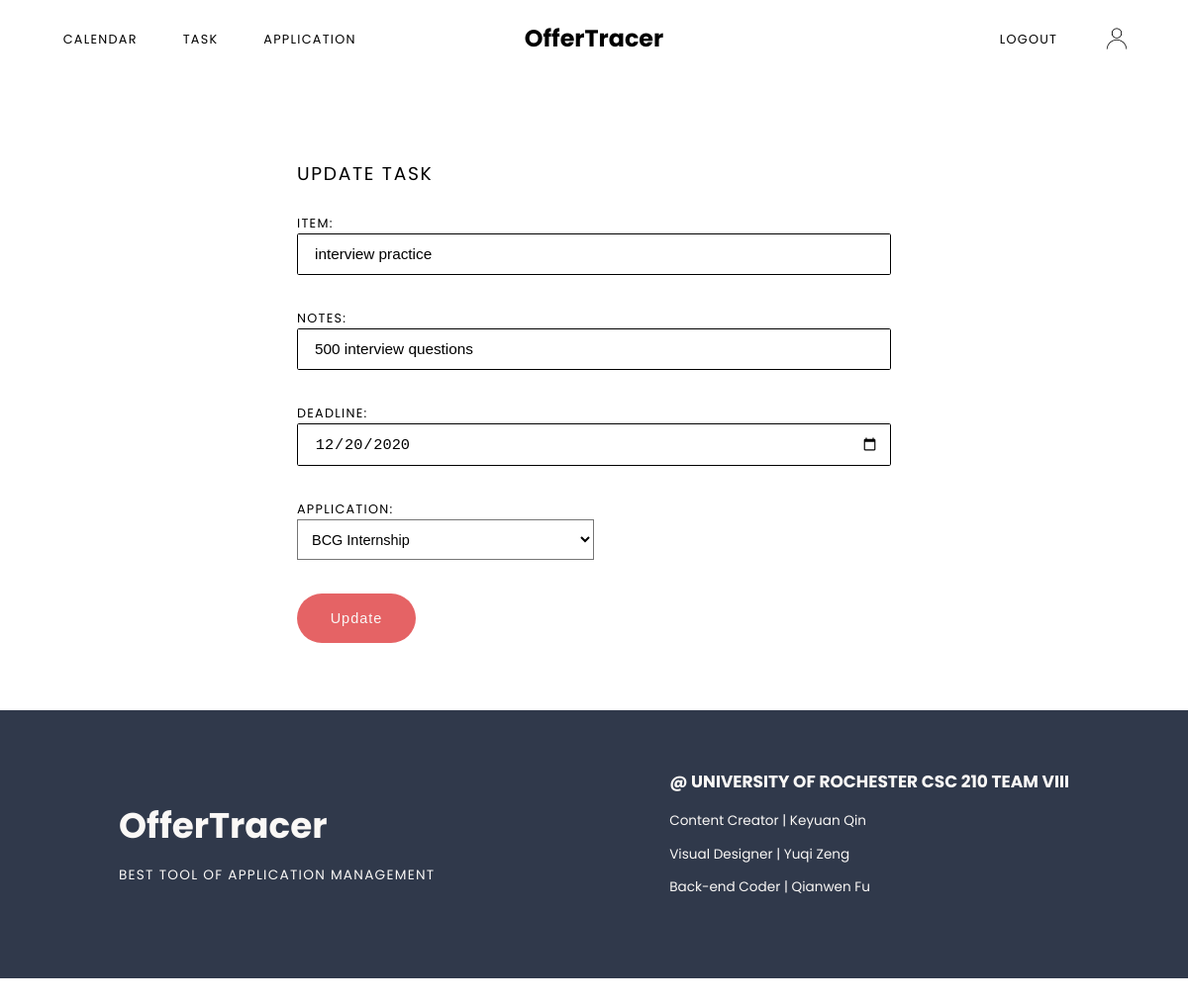
/task_update/1 (signed in), run on the app's committed database.
### models.py (models this page shows, shortened)
class Task(db.Model):
	id = db.Column(db.Integer, primary_key=True)
	item = db.Column(db.String(100), nullable=False) #title of this task
	notes = db.Column(db.Text)
	due = db.Column(db.DateTime)
	complete = db.Column(db.Boolean(False), nullable=False)
	job_id = db.Column(db.Integer, db.ForeignKey('job.id'))
	user_id = db.Column(db.Integer, db.ForeignKey('user.id'))

### main.py (the view, shortened to what this page needs)
@main.route('/task_update/<int:task_id>', methods=['GET','POST'])
@login_required
def task_update(task_id):
	jobs = Job.query.filter_by(user_id=current_user.id)
	task = Task.query.get_or_404(task_id)
	return render_template('update_task.html', task=task, jobs=jobs)

### app.py (called while the page is built)
@login_manager.user_loader
def load_user(user_id):
	return User.query.get(int(user_id))

### templates/update_task.html (shortened to what this page needs)
{% extends "baseLogged.html" %}
{% block content %}
<div class="sectionContainer updateContainer">
	<form method="POST" action="" class="content containAlignCenter loginContent">
		<h2>Update Task</h2>
		<label for="item">Item: </label><br><input type="text" name="item" id="item" class="inputNormal" value="{{task.item}}" required><br>
		<label for="notes">Notes: </label><br><input type="text" name="notes" id="notes" class="inputNormal" value="{{task.notes}}" required><br>
		<label for="due">Deadline: </label><br><input type="date" name="due" id="due" class="inputNormal" value="{{task.due.date()}}" required=""><br>
		<label for="job">Application: </label><br>
		<select name="job" id="job">
		{% for job in jobs %}
  			<option value="{{job.id}}">{{job.program}}</option>
		{% endfor %}
		</select><br>
		<input type="submit" value="Update" class="submit updateSave" id="submit">
	</form>
</div>
{% endblock %}

### static/css/styles.css (style rules this page uses)
html, body, .container { margin: 0; height: 100%; }
.sectionContainer { margin: 0 auto; width: 100%; align-self: center; display: flex; flex-wrap: wrap; justify-content: center; }
.content { height: auto; max-width: 80%; font-family: 'Poppins', sans-serif; display: flex; align-items: center; }
.containAlignCenter { margin: 0 auto; align-self: center; display: flex; flex-wrap: wrap; justify-content: center; }
@media (max-width: 1350px) { html { zoom: 90%; } }
@media (max-width: 1250px) { html { zoom: 85%; } }

### static/css/calendar.css (style rules this page uses)
*, *:before, *:after { -moz-box-sizing: border-box; -webkit-box-sizing: border-box; box-sizing: border-box; }

### static/css/update.css (style rules this page uses)
.loginContent { width: 50%; display: block; padding-bottom: 80px; margin-top: 80px; }
.loginContent h2 { font-size: 22px; text-transform: uppercase; font-weight: normal; letter-spacing: 2px; margin-bottom: 30px; }
.loginContent label { font-size: 15px; text-transform: uppercase; letter-spacing: 1.5px; font-weight: normal; }
.inputNormal { font-size: 18px; font-weight: normal; margin-bottom: 40px; width: 100%; padding: 13px; padding-left: 20px; outline: none; border: 1px solid black; border-radius: 2px; }
.updateSave { border: none; outline: none; color: #faf8f6; background-color: #e56365; border-radius: 30px; font-size: 17px; letter-spacing: 1.2px; padding-left: 30px; padding-right: 30px; padding-top: 20px; padding-bottom: 20px; width: 20%; }
.updateContainer select { margin-bottom: 40px; font-size: 17px; padding: 13px; width: 50%; }

### data on the page
Task: item "interview practice", notes "500 interview questions", due "12/20/2020"

### other printed values
form field job "BCG Internship"
